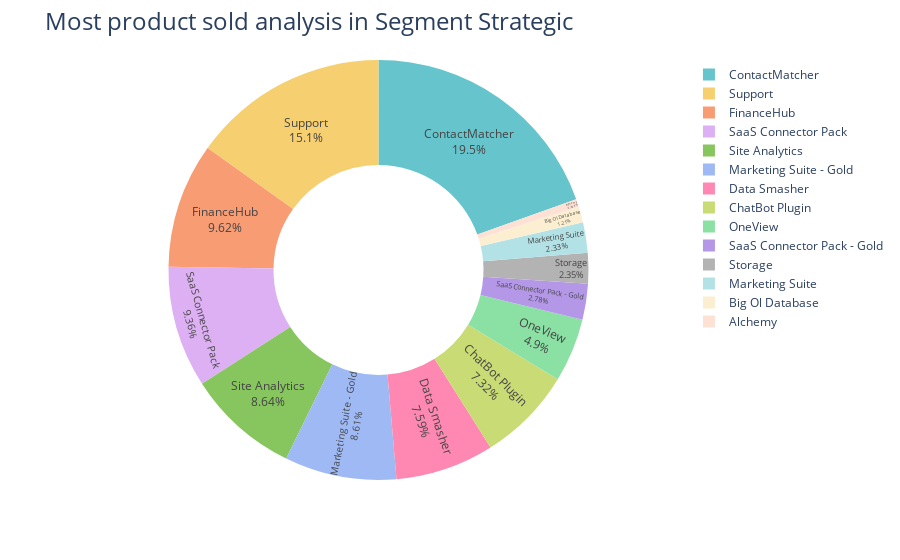

The notebook cell saved with this chart:
### Code cell
dfSegment_Product_Strategic = dfSegment_Product[dfSegment_Product['Segment']=='Strategic'].sort_values('Quantity',ascending=False)
fig = px.pie(dfSegment_Product_Strategic, 
             values='Quantity', 
             names='Product', 
             hole=0.5, 
             color_discrete_sequence=px.colors.qualitative.Pastel)

fig.update_traces(textposition='inside', textinfo='percent+label')
fig.update_layout(title_text='Most product sold analysis in Segment Strategic', title_font=dict(size=24))

### Figure 1 — Plotly figure (JSON) as saved in the notebook; plotly's stock layout.template omitted (floating-point values rounded to 4 significant figures)
{"data": [{"domain": {"x": [0, 1], "y": [0, 1]}, "hole": 0.5, "hovertemplate": "Product=%{label}<br>Quantity=%{value}<extra></extra>", "labels": ["ContactMatcher", "Support", "FinanceHub", "SaaS Connector Pack", "Site Analytics", "Marketing Suite - Gold", "Data Smasher", "ChatBot Plugin", "OneView", "SaaS Connector Pack - Gold", "Storage", "Marketing Suite", "Big Ol Database", "Alchemy"], "legendgroup": "", "name": "", "showlegend": true, "textinfo": "percent+label", "textposition": "inside", "type": "pie", "values": [2267, 1757, 1117, 1086, 1003, 1000, 881, 850, 569, 323, 273, 271, 141, 70]}], "layout": {"legend": {"tracegroupgap": 0}, "margin": {"t": 60}, "piecolorway": ["rgb(102, 197, 204)", "rgb(246, 207, 113)", "rgb(248, 156, 116)", "rgb(220, 176, 242)", "rgb(135, 197, 95)", "rgb(158, 185, 243)", "rgb(254, 136, 177)", "rgb(201, 219, 116)", "rgb(139, 224, 164)", "rgb(180, 151, 231)", "rgb(179, 179, 179)"], "title": {"font": {"size": 24}, "text": "Most product sold analysis in Segment Strategic"}}}
